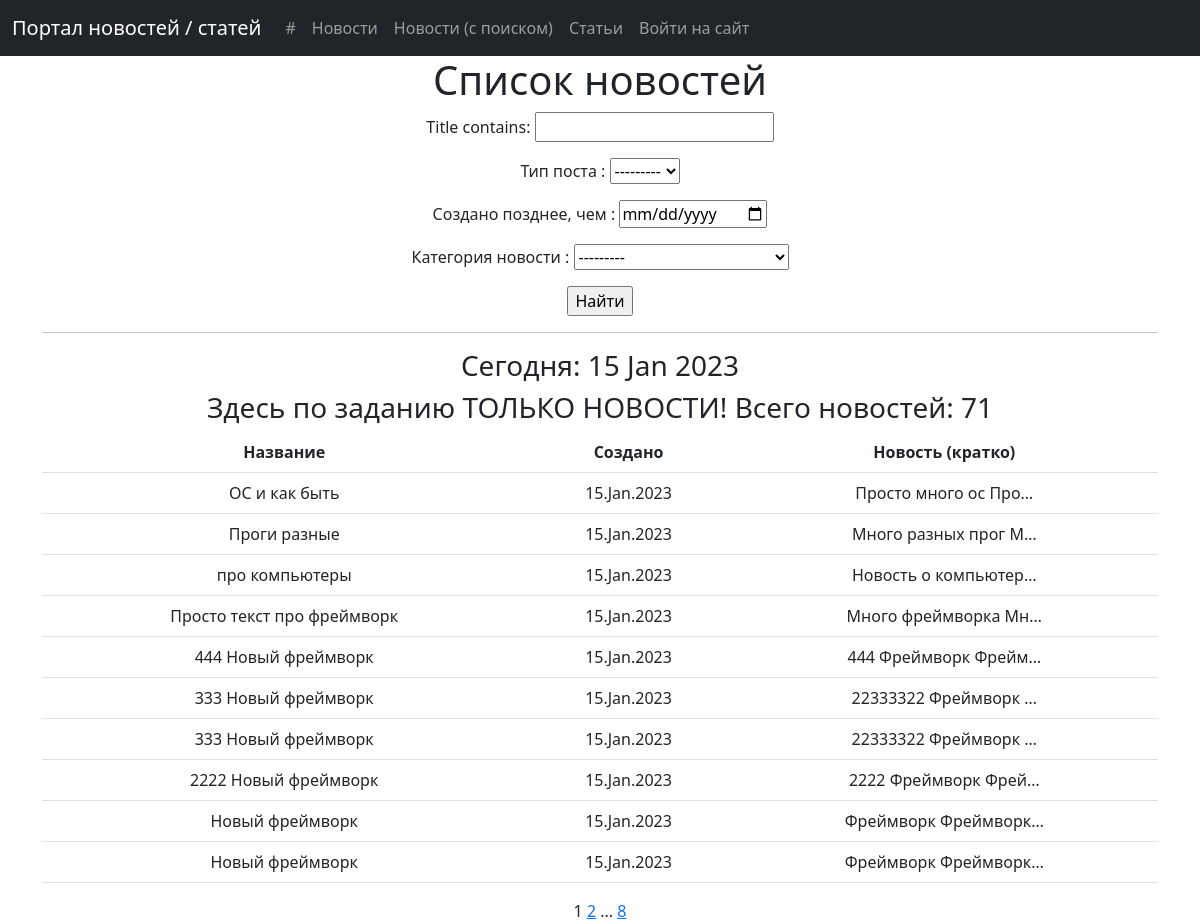
The app's page /news/search/ with its own data.
### news/models.py (models this page shows, shortened)
class Post(models.Model):
    TYPES = [
        ('A', 'Article'),
        ('N', 'News')
    ]
    author = models.ForeignKey(Author, on_delete=models.CASCADE)
    post_type = models.CharField(max_length=1, choices=TYPES, default='A')
    creation = models.DateTimeField(auto_now_add=True)
    category = models.ManyToManyField(Category, through='PostCategory')
    title = models.CharField(max_length=200)
    text = models.TextField()
    rating = models.IntegerField(default=0)

### news/views.py (the view, shortened to what this page needs)
# urls.py: path('news/search/', NewsListFiltered.as_view(), name='news_search'),
class NewsListFiltered(ListView):
    model = Post
    ordering = '-creation'
    template_name = 'news_search.html'
    context_object_name = 'news_flist'
    paginate_by = 10
    def get_context_data(self, **kwargs):
        context = super().get_context_data(**kwargs)
        context['news_count'] = self.filterset.qs.count()
        context['filterset'] = self.filterset
        context['sub_button'] = False
        return context
    def get_queryset(self):
        queryset = Post.objects.order_by('-creation').filter(post_type='N')
        self.filterset = NewsFilter(self.request.GET, queryset)
        return self.filterset.qs

### news/templatetags/custom_filters.py (called while the page is built)
@register.filter()
def censor(value):
   def isbad(word: str):
      return True if word in BAD_WORDS else False
   def replace(word: str):
      str_ = word[0]
      for i in range(1, len(word)):
         if word[i] not in string.punctuation:
            str_ += '*'
         else:
            str_ += word[i]
      return str_
   list = value.split()
   for n, word in enumerate(list):
      word2check = ""
      word = word.strip().lower()
      for i in range(len(word)):
         if word[i] not in string.punctuation:
            word2check += word[i]
      if isbad(word2check):
         list[n] = replace(list[n])
   return f'{" ".join(list)}'

### news/templatetags/custom_tags.py (called while the page is built)
@register.simple_tag()
def current_time(format_string='%d %b %Y'):
    return datetime.utcnow().strftime(format_string)

@register.simple_tag(takes_context=True)
def url_replace(context, **kwargs):
    d = context['request'].GET.copy()
    for k, v in kwargs.items():
        d[k] = v
    return d.urlencode()

### templates/news_search.html (shortened to what this page needs)
{% extends 'flatpages/default.html' %}
{% load custom_filters %}
{% load custom_tags %}
{% block content %}
<h1>Список новостей</h1>
   <form action="" method="get">
       {{ filterset.form.as_p }}
       <input type="submit" value="Найти" />
   </form>
   <hr>
   <h3>Сегодня: {% current_time %} </h3>
   <h3> Здесь по заданию ТОЛЬКО НОВОСТИ! Всего новостей: {{ news_count }} </h3>
   {% if news_flist %}
              <table class="table table-hover">
          <thead>
            <tr>
              <th scope="col">Название</th>
              <th scope="col">Создано</th>
              <th scope="col">Новость (кратко)</th>
            </tr>
          </thead>
  <tbody>
           {% for one in news_flist %}
            <tr class="light">
               <td>{{ one.title|censor }}</td>
               <td>{{ one.creation|date:'d.M.Y' }}</td>
               <td>{{ one.text|truncatechars:20|censor }}</td>
           </tr>
           {% endfor %}
         </tbody>
       </table>
   {% else %}
       <h2>Новостей пока нет.</h2>
   {% endif %}
   {% if page_obj.paginator.num_pages > 1 %}
        {{ page_obj.number }}
    {% endif %}
   {% if page_obj.has_next %}
       <a href="?{% url_replace page=page_obj.next_page_number %}">{{ page_obj.next_page_number }}</a>
       {% if paginator.num_pages != page_obj.next_page_number %}
           ...
           <a href="?{% url_replace page=page_obj.paginator.num_pages %}">{{ page_obj.paginator.num_pages }}</a>
       {% endif %}
   {% endif %}
{% endblock content %}

### records on screen
Post: title|censor "ОС и как быть", creation "15.Jan.2023", text|censor "Просто много ос Про…"
Post: title|censor "Проги разные", creation "15.Jan.2023", text|censor "Много разных прог М…"
Post: title|censor "про компьютеры", creation "15.Jan.2023", text|censor "Новость о компьютер…"
Post: title|censor "Просто текст про фреймворк", creation "15.Jan.2023", text|censor "Много фреймворка Мн…"
Post: title|censor "444 Новый фреймворк", creation "15.Jan.2023", text|censor "444 Фреймворк Фрейм…"
Post: title|censor "333 Новый фреймворк", creation "15.Jan.2023", text|censor "22333322 Фреймворк …"
Post: title|censor "333 Новый фреймворк", creation "15.Jan.2023", text|censor "22333322 Фреймворк …"
Post: title|censor "2222 Новый фреймворк", creation "15.Jan.2023", text|censor "2222 Фреймворк Фрей…"
Post: title|censor "Новый фреймворк", creation "15.Jan.2023", text|censor "Фреймворк Фреймворк…"
Post: title|censor "Новый фреймворк", creation "15.Jan.2023", text|censor "Фреймворк Фреймворк…"

### other values on screen
{{ news_count }} "71"
{{ page_obj.number }} "1"
{{ page_obj.next_page_number }} "2"
{{ page_obj.paginator.num_pages }} "8"
